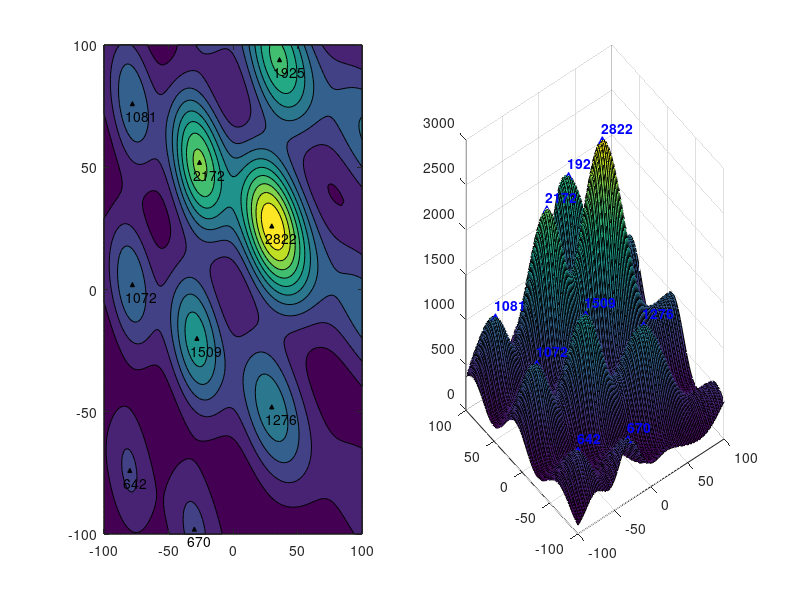

The MATLAB source for this figure:
n=100; [x,y]=meshgrid(-n:2:n,-n:2:n); % the grid points
z1=sin((x-.002*x.*x)/n*5).^2+1;
z2=sin((x+2*y)/n*2).^2+.5;
t1=80; w1=t1*t1./((x-20).^2+(y-40).^2+t1*t1);
z=z1.*z2.*w1*1000+rand(size(z1))*.1; % values of the grid points

above = [false(1,101); z(2:end,:)>z(1:end-1,:)];
below = [z(1:end-1,:)>z(2:end,:); false(1,101)];
left = [false(101,1) z(:,2:end)>z(:,1:end-1)];
right = [z(:,1:end-1)>z(:,2:end) false(101,1)];

left_above = [false(1,101); false(100,1) z(2:end,2:end)>z(1:end-1,1:end-1)];
left_below = [false(100,1) z(1:end-1,2:end)>z(2:end,1:end-1); false(1,101)];
right_above = [false(1,101); z(2:end,1:end-1)>z(1:end-1,2:end) false(100,1)];
right_below = [z(1:end-1,1:end-1)>z(2:end,2:end) false(100,1); false(1,101)];

A=left&right&above&below&left_above&right_above&left_below&right_below;

lc = -n:2:n;
figure(1);

subplot(1,2,1);
contourf(x,y,z)

hold on
for yy=1:101
    for xx=1:101
        if A(yy,xx)==1
            text(lc(xx)-5,lc(yy)-5,num2str(z(yy,xx),'%.0f'));
            plot(lc(xx),lc(yy),'^','MarkerSize',3,'MarkerEdgeColor',[0,0,0],'MarkerFaceColor',[0,0,0]); 
        end    
    end
end
hold off

subplot(1,2,2);
surf(x,y,z)
hold on
for yy=1:101
    for xx=1:101
        if A(yy,xx)==1
            text(lc(xx)-5,lc(yy)-5,z(yy,xx)+200,num2str(z(yy,xx),'%.0f'),'color','b','fontweight','bold');
            plot3(lc(xx),lc(yy),z(yy,xx),'^','MarkerSize',5,'MarkerEdgeColor','b','MarkerFaceColor','b'); 
        end    
    end
end

